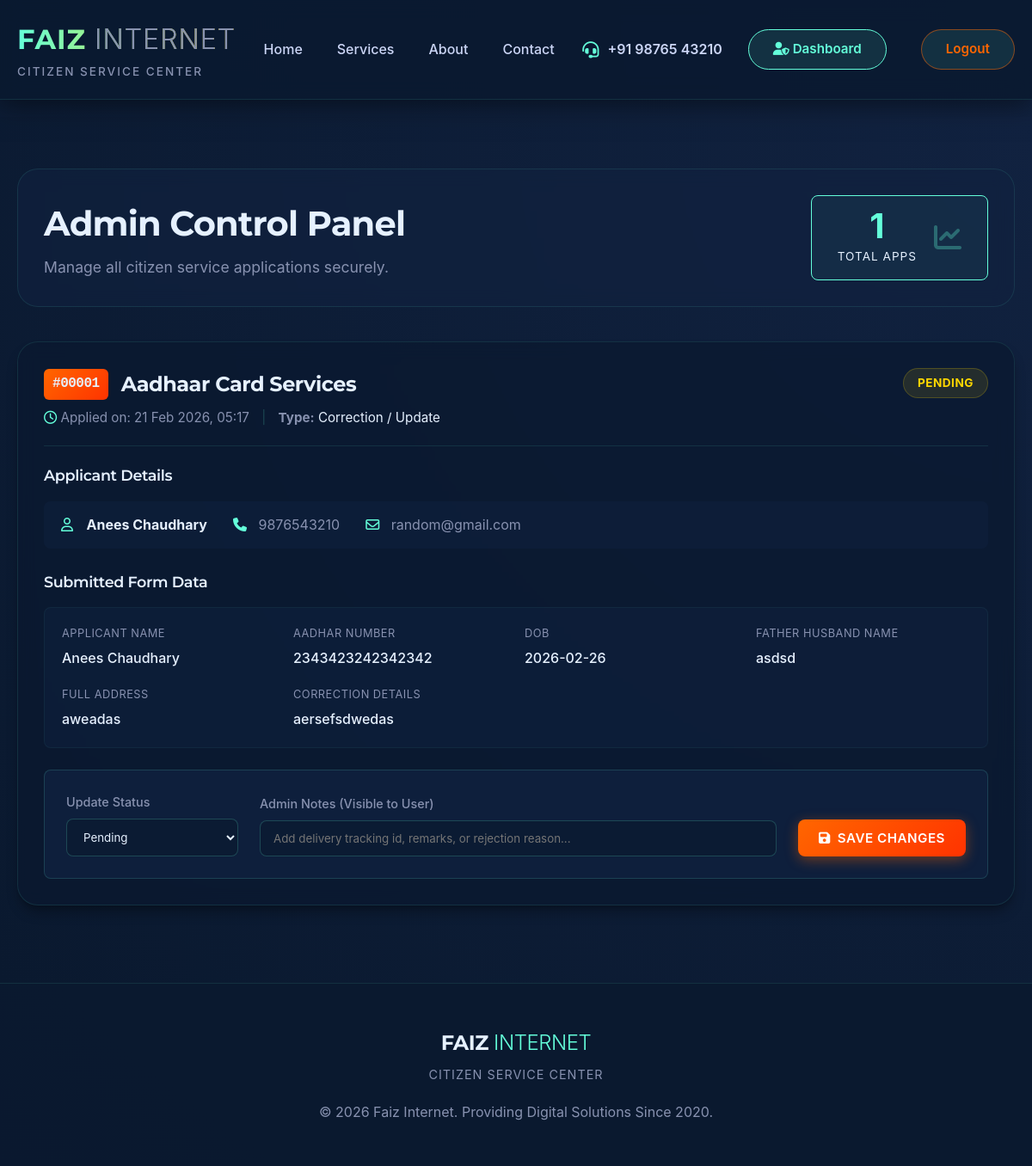
The page /admin (signed in) on the database its author committed.
### app.py (models this page shows)
class Application(db.Model):
    id = db.Column(db.Integer, primary_key=True)
    user_id = db.Column(db.Integer, db.ForeignKey('user.id'), nullable=False)
    service_id = db.Column(db.Integer, db.ForeignKey('service.id'), nullable=False)
    application_type = db.Column(db.String(50), nullable=False) # e.g. "New Application", "Correction", "Update"
    submitted_data = db.Column(db.Text, nullable=True)
    document_path = db.Column(db.String(255), nullable=True) # Path to uploaded file
    status = db.Column(db.String(50), default='Pending') # Pending, Processing, Completed, Rejected
    admin_notes = db.Column(db.Text, nullable=True)
    created_at = db.Column(db.DateTime, default=datetime.utcnow)

class Service(db.Model):
    id = db.Column(db.Integer, primary_key=True)
    title = db.Column(db.String(100), nullable=False)
    description = db.Column(db.String(255), nullable=False)
    icon_path = db.Column(db.String(100), default='img/service-icon.png')
    form_schema = db.Column(db.Text, nullable=True)
    applications = db.relationship('Application', backref='service', lazy=True)

class User(UserMixin, db.Model):
    id = db.Column(db.Integer, primary_key=True)
    name = db.Column(db.String(100), nullable=False)
    email = db.Column(db.String(120), unique=True, nullable=False)
    phone = db.Column(db.String(20), nullable=False)
    password = db.Column(db.String(200), nullable=False)
    role = db.Column(db.String(20), default='user') # 'user' or 'admin'
    applications = db.relationship('Application', backref='applicant', lazy=True)

### app.py (the view)
@app.route('/admin')
@login_required
def admin_dashboard():
    if current_user.role != 'admin':
        flash('Unauthorized access.', 'danger')
        return redirect(url_for('dashboard'))
    applications = Application.query.order_by(Application.created_at.desc()).all()
    parsed_apps = []
    for app in applications:
        data = None
        if app.submitted_data:
            try:
                data = json.loads(app.submitted_data)
            except:
                pass
        parsed_apps.append({'model': app, 'data': data})
    return render_template('admin.html', applications=parsed_apps)

### app.py (called while the page is built)
@login_manager.user_loader
def load_user(user_id):
    return User.query.get(int(user_id))

@app.context_processor
def inject_services():
    try:
        services = Service.query.all()
    except:
        services = []
    return dict(all_services=services)

### templates/admin.html (shortened to what this page needs)
{% extends "base.html" %}
{% block content %}
<div class="admin-wrapper">
    <div class="container">
        <div class="admin-header">
            <div>
                <h1 style="color: var(--white); font-size: 2.5rem; margin-bottom: 5px;">Admin Control Panel</h1>
                <p style="color: var(--text-light); font-size: 1.1rem;">Manage all citizen service applications securely.</p>
            </div>
            <div style="background: rgba(100, 255, 218, 0.05); padding: 15px 30px; border-radius: var(--border-radius-sm); border: 1px solid var(--accent-blue); display: flex; gap: 20px; align-items: center;">
                <div style="text-align: center;">
                    <div style="font-size: 2.5rem; font-weight: 700; color: var(--accent-blue); line-height: 1;">{{ applications|length }}</div>
                    <div style="font-size: 0.85rem; color: var(--white); text-transform: uppercase; letter-spacing: 1px; margin-top: 5px;">Total Apps</div>
                </div>
                <i class="fa-solid fa-chart-line" style="font-size: 2rem; color: rgba(100,255,218,0.3);"></i>
            </div>
        </div>
        {% if applications %}
            {% for app_obj in applications %}
            {% set app = app_obj.model %}
            {% set data = app_obj.data %}
            <div class="admin-card">
                <div style="display: flex; justify-content: space-between; align-items: flex-start; border-bottom: 1px solid rgba(100, 255, 218, 0.1); padding-bottom: 20px; margin-bottom: 20px;">
                    <div>
                        <h3 style="color: var(--white); font-size: 1.5rem; display: flex; align-items: center; gap: 15px;">
                            <span style="background: var(--gradient-button); padding: 5px 10px; border-radius: 6px; font-size: 1rem; font-family: monospace;">#{{ "%05d" | format(app.id) }}</span>
                            {{ app.service.title }}
                        </h3>
                        <p style="color: var(--text-light); margin: 8px 0 0 0; font-size: 0.95rem;">
                            <i class="fa-regular fa-clock" style="color: var(--accent-blue);"></i> Applied on: {{ app.created_at.strftime('%d %b %Y, %H:%M') }}
                            <span style="margin: 0 10px; color: rgba(100,255,218,0.2);">|</span>
                            <strong>Type:</strong> <span style="color: var(--white);">{{ app.application_type }}</span>
                        </p>
                    </div>
                    <div>
                        <span class="status-badge status-{{ app.status }}">{{ app.status }}</span>
                    </div>
                </div>
                <h4 style="font-size: 1.1rem; margin-bottom: 15px; color: var(--white); font-weight: 600;">Applicant Details</h4>
                <div style="display: flex; gap: 30px; margin-bottom: 25px; background: rgba(17,34,64,0.5); padding: 15px 20px; border-radius: var(--border-radius-sm);">
                    <div style="color: var(--white);"><i class="fa-regular fa-user" style="color: var(--accent-blue); width: 25px;"></i> <strong>{{ app.applicant.name }}</strong></div>
                    <div style="color: var(--text-light);"><i class="fa-solid fa-phone" style="color: var(--accent-blue); width: 25px;"></i> {{ app.applicant.phone }}</div>
                    <div style="color: var(--text-light);"><i class="fa-regular fa-envelope" style="color: var(--accent-blue); width: 25px;"></i> {{ app.applicant.email }}</div>
                </div>
                <h4 style="font-size: 1.1rem; margin-bottom: 10px; color: var(--white); font-weight: 600;">Submitted Form Data</h4>
                {% if data %}
                <div class="data-grid">
                    {% for key, value in data.items() %}
                    <div class="data-item">
                        <label>{{ key.replace('_', ' ') }}</label>
                        <span>{{ value }}</span>
                    </div>
                    {% endfor %}
                </div>
                {% else %}
                <p style="color: var(--text-light); font-style: italic;">No additional specialized form data was submitted.</p>
                {% endif %}
                <form method="POST" action="{{ url_for('update_status', app_id=app.id) }}" class="action-panel">
                    <div>
                        <label style="display: block; font-size: 0.9rem; font-weight: 500; margin-bottom: 8px; color: var(--text-light);">Update Status</label>
                        <select name="status">
                            <option value="Pending" {% if app.status == 'Pending' %}selected{% endif %}>Pending</option>
                        </select>
                    </div>
                    <div style="flex: 1;">
                        <label style="display: block; font-size: 0.9rem; font-weight: 500; margin-bottom: 8px; color: var(--text-light);">Admin Notes (Visible to User)</label>
                        <input type="text" name="admin_notes" value="{{ app.admin_notes or '' }}" placeholder="Add delivery tracking id, remarks, or rejection reason..." style="width: 100%;">
                    </div>
                    <div>
                        <button type="submit" class="btn btn-primary" style="padding: 12px 24px; font-size: 0.95rem; border-radius: var(--border-radius-sm);"><i class="fa-solid fa-floppy-disk" style="margin-right: 8px;"></i> Save Changes</button>
                    </div>
                </form>
            </div>
            {% endfor %}
        {% endif %}
    </div>
</div>
{% endblock %}

### static/css/style.css (style rules this page uses)
:root { --primary-blue: #0A192F; --secondary-blue: #112240; --light-blue: #233554; --accent-gold: #FFD700; --accent-orange: #FF6600; --accent-blue: #64FFDA; --text-dark: #CCD6F6; --text-light: #8892B0; --white: #E6F1FF; --pure-white: #ffffff; --background: #0A192F; --gradient-bg: radial-gradient(circle at top right, #112240 0%, #0A192F 100%); --gradient-button: linear-gradient(135deg, #FF6600 0%, #FF3300 100%); --gradient-button-hover: linear-gradient(135deg, #FF3300 0%, #CC2900 100%); --gradient-text: linear-gradient(to right, #64FFDA, #FFD700); --shadow-sm: 0 4px 6px -1px rgba(0, 0, 0, 0.2), 0 2px 4px -1px rgba(0, 0, 0, 0.1); --shadow-md: 0 10px 15px -3px rgba(0, 0, 0, 0.3), 0 4px 6px -2px rgba(0, 0, 0, 0.15); --shadow-lg: 0 20px 25px -5px rgba(0, 0, 0, 0.4), 0 10px 10px -5px rgba(0, 0, 0, 0.2); --shadow-glow: 0 0 15px rgba(100, 255, 218, 0.3); --border-radius-sm: 8px; --border-radius-md: 16px; --border-radius-lg: 24px; --border-radius-full: 9999px; --transition-fast: 0.2s cubic-bezier(0.4, 0, 0.2, 1); --transition-normal: 0.3s cubic-bezier(0.4, 0, 0.2, 1); }
* { margin: 0; padding: 0; box-sizing: border-box; font-family: 'Inter', 'Open Sans', sans-serif; scroll-behavior: smooth; }
body { background: var(--background); background-image: var(--gradient-bg); color: var(--text-dark); line-height: 1.6; min-height: 100vh; overflow-x: hidden; }
main.container, .hero-section, .services-section, .admin-wrapper, .dashboard-header, .booking-wrapper, .auth-section { animation: fadeIn 0.6s ease-out forwards; }
h1, h2, h3, h4, h5, h6 { font-family: 'Outfit', 'Montserrat', sans-serif; font-weight: 700; letter-spacing: -0.02em; color: var(--white); }
.container { max-width: 1400px; margin: 0 auto; padding: 0 20px; }
.btn { display: inline-flex; align-items: center; justify-content: center; padding: 14px 36px; border-radius: var(--border-radius-full); font-weight: 600; transition: all var(--transition-normal); cursor: pointer; font-size: 1.05rem; letter-spacing: 0.5px; text-transform: uppercase; }
.btn-primary { background: var(--gradient-button); color: var(--pure-white); border: none; box-shadow: 0 4px 15px rgba(255, 102, 0, 0.4); }

### templates/admin.html (style rules this page uses)
.admin-wrapper { padding: 60px 0; min-height: calc(100vh - 200px); background: var(--background); background-image: var(--gradient-bg); }
.admin-header { display: flex; justify-content: space-between; align-items: center; margin-bottom: 40px; background: rgba(17, 34, 64, 0.6); padding: 30px; border-radius: var(--border-radius-lg); border: 1px solid rgba(100, 255, 218, 0.1); backdrop-filter: blur(10px); }
.admin-card { background: rgba(10, 25, 47, 0.7); border-radius: var(--border-radius-lg); box-shadow: var(--shadow-md); padding: 30px; margin-bottom: 30px; border: 1px solid rgba(100, 255, 218, 0.1); backdrop-filter: blur(10px); color: var(--text-dark); }
.status-badge { padding: 6px 16px; border-radius: var(--border-radius-full); font-size: 0.85rem; font-weight: 700; letter-spacing: 0.5px; text-transform: uppercase; display: inline-block; border: 1px solid transparent; }
.status-Pending { background-color: rgba(255, 215, 0, 0.1); color: var(--accent-gold); border-color: rgba(255, 215, 0, 0.2); }
.data-grid { display: grid; grid-template-columns: repeat(auto-fill, minmax(200px, 1fr)); gap: 20px; margin-top: 15px; background: rgba(17, 34, 64, 0.5); padding: 20px; border-radius: var(--border-radius-sm); border: 1px solid rgba(100,255,218,0.05); }
.data-item label { font-size: 0.8rem; color: var(--text-light); text-transform: uppercase; letter-spacing: 0.5px; display: block; margin-bottom: 5px; }
.data-item span { font-weight: 500; color: var(--white); word-break: break-word; }
.action-panel { background: rgba(17, 34, 64, 0.8); padding: 25px; border-radius: var(--border-radius-sm); margin-top: 25px; display: flex; gap: 25px; align-items: flex-end; border: 1px solid rgba(100, 255, 218, 0.15); }
.action-panel select, .action-panel input { padding: 12px 15px; background: rgba(10, 25, 47, 0.6); border: 1px solid rgba(100, 255, 218, 0.2); border-radius: var(--border-radius-sm); color: var(--white); min-width: 200px; transition: all var(--transition-fast); }
.action-panel select option { background: var(--background); color: var(--white); }

### rows shown on the page
Application: id "00001", created_at "21 Feb 2026, 05:17", application_type "Correction / Update", status "PENDING", status "Pending"
Service: service "Aadhaar Card Services"
User: applicant.name "Anees Chaudhary", applicant.phone "9876543210", applicant.email "random@gmail.com"

### other values the page prints
{{ applications|length }} "1"
{{ key.replace('_', ' ') }} "APPLICANT NAME" "AADHAR NUMBER" "DOB" "FATHER HUSBAND NAME" "FULL ADDRESS" "CORRECTION DETAILS"
{{ value }} "Anees Chaudhary" "2343423242342342" "2026-02-26" "asdsd" "aweadas" "aersefsdwedas"
